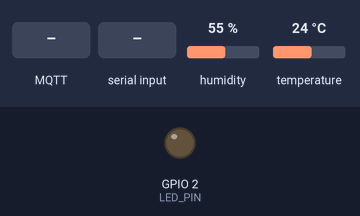
The program below on a simulated ESP32. On the bench: output pins drawn as LEDs (lit = HIGH). Inputs (shaded band) come from the test bench; at power-on: humidity 55 %, temperature 24 °C. WiFi joins after 1.5 s; servers stay silent unless stated; no MQTT or app messages arrive unless stated; what the program prints to the serial monitor is not drawn.

Above: at 2.7 s.
2.8 s: MQTT message "led_on" arrives on the first subscribed topic
At 3.3 s:
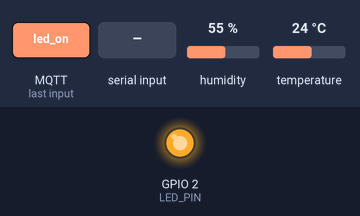
4.3 s: "help\n" received over Serial
6.5 s: MQTT message "help" arrives on the first subscribed topic
8.0 s: "info\n" received over Serial
9.5 s: MQTT message "info" arrives on the first subscribed topic
11.0 s: "config\n" received over Serial
Timing chart, 0 to 13.5 s (numbered marks = the images above; inputs shaded):
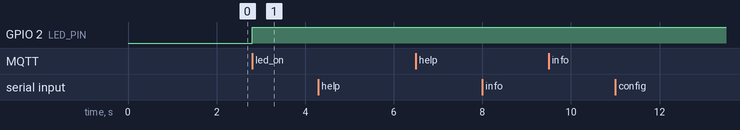

The program:

main.cpp
```cpp
#include <Arduino.h>
/*OBS: este firmware contém fragilidades INTENCIONAIS para fins
 * didáticos (credenciais fictícias fixas, MQTT sem TLS, OTA sem assinatura,
 * console de depuração aberto). Todos os valores sensíveis são FICTÍCIOS.
 * Uso exclusivo em laboratório (Wokwi).
 */
#include <WiFi.h>
#include <PubSubClient.h>
#include <DHT.h>

#define FW_VERSION      "0.3.1-lab"
#define DEVICE_ID       "nexasense-0001"          // mesmo ID em todas as unidades do lote
#define WIFI_SSID       "Wokwi-GUEST"
#define WIFI_PASS       ""
#define MQTT_HOST       "broker.hivemq.com"       // broker público de teste (sem TLS)
#define MQTT_PORT       1883
#define MQTT_USER       "nexasense"
#define MQTT_PASS       "Nexa@2024-lab"           // FICTÍCIA
#define API_TOKEN       "nx_lab_token_FAKE_123456"// FICTÍCIO
#define OTA_URL         "http://updates.nexahome.example/nexasense/fw.bin" // HTTP, sem assinatura
#define TOPIC_DATA      "nexahome/lab/" DEVICE_ID "/telemetry"
#define TOPIC_CMD       "nexahome/lab/" DEVICE_ID "/cmd"

#define DHT_PIN   15
#define DHT_TYPE  DHT22
#define LED_PIN   2

DHT dht(DHT_PIN, DHT_TYPE);
WiFiClient netClient;
PubSubClient mqtt(netClient);
unsigned long lastPublish = 0;

void debugBanner() {
  Serial.println();
  Serial.println("=== NexaSense boot ===");
  Serial.printf("[DBG] fw=%s device=%s\n", FW_VERSION, DEVICE_ID);
  Serial.printf("[DBG] chip=%s rev=%d cores=%d flash=%uKB\n",
                ESP.getChipModel(), ESP.getChipRevision(), ESP.getChipCores(),
                ESP.getFlashChipSize() / 1024);
  Serial.printf("[DBG] wifi ssid=%s pass='%s'\n", WIFI_SSID, WIFI_PASS);
  Serial.printf("[DBG] mqtt %s:%d user=%s pass=%s\n", MQTT_HOST, MQTT_PORT, MQTT_USER, MQTT_PASS);
  Serial.printf("[DBG] api_token=%s\n", API_TOKEN);
  Serial.printf("[DBG] ota_url=%s\n", OTA_URL);
  Serial.println("[DBG] console de depuracao ativo: digite 'help'");
}

void handleConsole() {
  if (!Serial.available()) return;
  String cmd = Serial.readStringUntil('\n');
  cmd.trim();
  if (cmd == "help")        Serial.println("cmds: help | info | config | mac | ota | reboot");
  else if (cmd == "info")   Serial.printf("fw=%s heap=%u uptime=%lus\n", FW_VERSION, ESP.getFreeHeap(), millis()/1000);
  else if (cmd == "config") Serial.printf("wifi=%s/%s mqtt=%s:%d %s/%s token=%s\n",
                                          WIFI_SSID, WIFI_PASS, MQTT_HOST, MQTT_PORT, MQTT_USER, MQTT_PASS, API_TOKEN);
  else if (cmd == "mac")    Serial.println(WiFi.macAddress());
  else if (cmd == "ota")    Serial.printf("[OTA] buscaria %s (sem verificacao de assinatura)\n", OTA_URL);
  else if (cmd == "reboot") ESP.restart();   // sem autenticacao
  else if (cmd.length())    Serial.println("comando desconhecido");
}

void onMqtt(char* topic, byte* payload, unsigned int len) {
  String msg;
  for (unsigned int i = 0; i < len; i++) msg += (char)payload[i];
  Serial.printf("[MQTT] cmd em %s: %s\n", topic, msg.c_str());
  if (msg == "led_on")  digitalWrite(LED_PIN, HIGH);
  if (msg == "led_off") digitalWrite(LED_PIN, LOW);
  if (msg == "reboot")  ESP.restart();
  if (msg == "ota")     Serial.printf("[OTA] baixando %s e gravando (sem validar)\n", OTA_URL);
}

void connectWifi() {
  Serial.printf("[WiFi] conectando a %s ", WIFI_SSID);
  WiFi.begin(WIFI_SSID, WIFI_PASS, 6);
  while (WiFi.status() != WL_CONNECTED) { delay(250); Serial.print("."); }
  Serial.printf("\n[WiFi] ok ip=%s mac=%s\n", WiFi.localIP().toString().c_str(), WiFi.macAddress().c_str());
}

void connectMqtt() {
  while (!mqtt.connected()) {
    Serial.printf("[MQTT] conectando %s:%d ...\n", MQTT_HOST, MQTT_PORT);
    String clientId = String(DEVICE_ID) + "-" + String((uint32_t)ESP.getEfuseMac(), HEX);
    if (mqtt.connect(clientId.c_str(), MQTT_USER, MQTT_PASS)) {
      Serial.println("[MQTT] conectado (TCP/1883, sem TLS)");
      mqtt.subscribe(TOPIC_CMD);
    } else {
      Serial.printf("[MQTT] falhou rc=%d, tentando de novo\n", mqtt.state());
      delay(2000);
    }
  }
}

void setup() {
  Serial.begin(115200);
  pinMode(LED_PIN, OUTPUT);
  dht.begin();
  debugBanner();
  connectWifi();
  mqtt.setServer(MQTT_HOST, MQTT_PORT);
  mqtt.setCallback(onMqtt);
}

void loop() {
  handleConsole();
  if (!mqtt.connected()) connectMqtt();
  mqtt.loop();

  if (millis() - lastPublish > 5000) {
    lastPublish = millis();
    float t = dht.readTemperature();
    float h = dht.readHumidity();
    if (isnan(t) || isnan(h)) { Serial.println("[SENSOR] falha na leitura"); return; }
    char buf[200];
    snprintf(buf, sizeof(buf),
             "{\"id\":\"%s\",\"fw\":\"%s\",\"mac\":\"%s\",\"temp\":%.1f,\"hum\":%.1f,\"token\":\"%s\"}",
             DEVICE_ID, FW_VERSION, WiFi.macAddress().c_str(), t, h, API_TOKEN);
    mqtt.publish(TOPIC_DATA, buf);
    Serial.printf("[PUB] %s -> %s\n", TOPIC_DATA, buf);
  }
}
```

Measured:
- after the input at 2.8 s, GPIO 2 (LED_PIN): LOW → HIGH at once
- after the input at 4.3 s, every drawn part: stays the same
- after the input at 6.5 s, every drawn part: stays the same
- after the input at 8.0 s, every drawn part: stays the same
- after the input at 9.5 s, every drawn part: stays the same
- after the input at 11.0 s, every drawn part: stays the same
